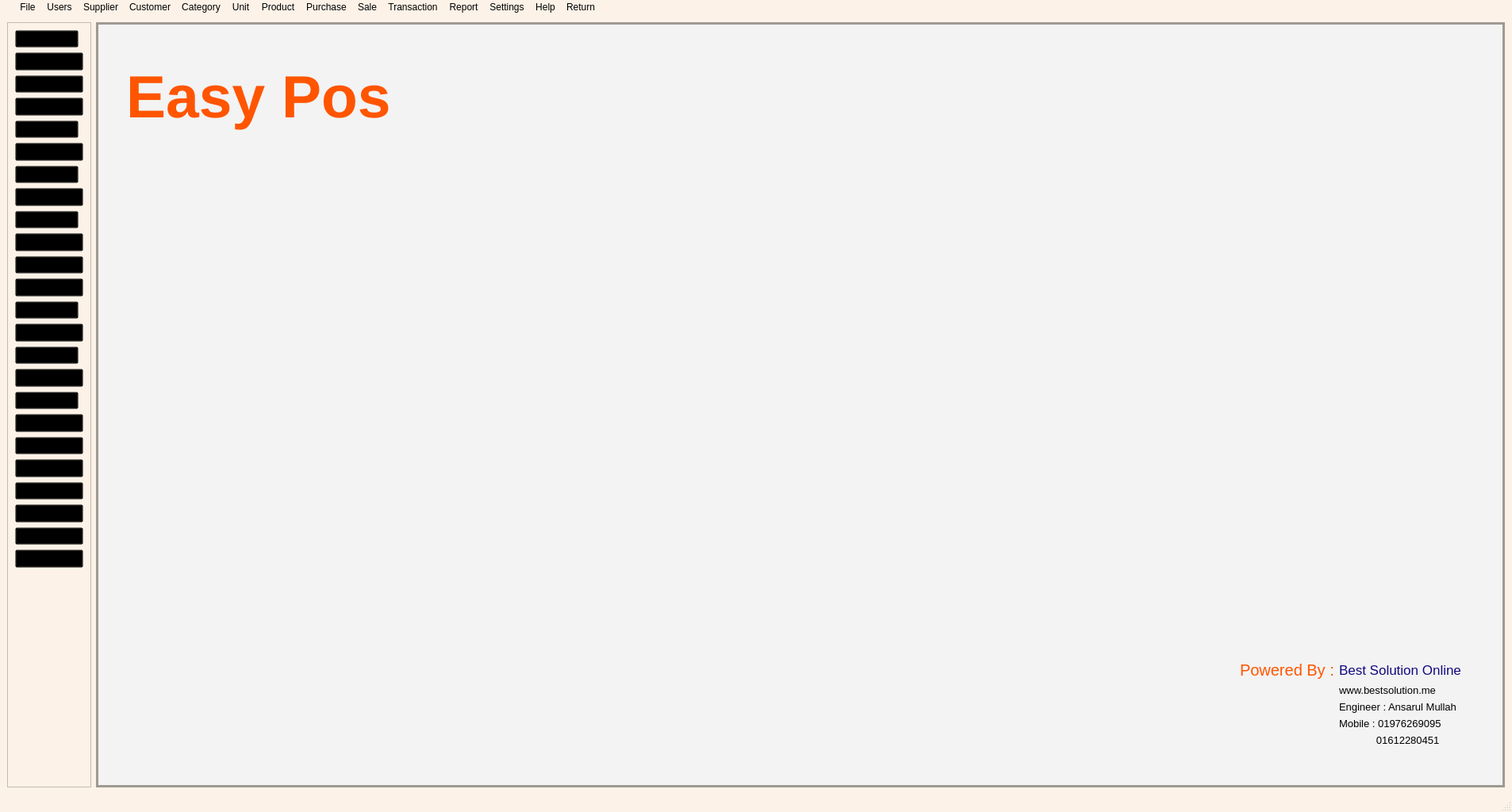
<?xml version="1.0" encoding="UTF-8"?>
<ui version="4.0">
 <class>MainWindow</class>
 <widget class="QMainWindow" name="MainWindow">
  <property name="geometry">
   <rect>
    <x>0</x>
    <y>0</y>
    <width>1906</width>
    <height>1024</height>
   </rect>
  </property>
  <property name="windowTitle">
   <string>Pos</string>
  </property>
  <property name="styleSheet">
   <string notr="true">QMainWindow#MainWindow{
background-color: rgb(252, 242, 231);
}
QMenuBar#menubar{
background-color: rgb(252, 242, 231);
color: rgb(0, 0, 0);
}
QStatusBar#statusbar{
background-color: rgb(252, 242, 231);
}</string>
  </property>
  <widget class="QWidget" name="centralwidget">
   <layout class="QGridLayout" name="gridLayout_19">
    <item row="0" column="0">
     <layout class="QGridLayout" name="gridLayout_18" columnminimumwidth="1,9">
      <item row="0" column="0">
       <widget class="QFrame" name="frame_2">
        <property name="styleSheet">
         <string notr="true">max-width:120px;
background-color: rgb(252, 242, 231);</string>
        </property>
        <property name="frameShape">
         <enum>QFrame::StyledPanel</enum>
        </property>
        <property name="frameShadow">
         <enum>QFrame::Raised</enum>
        </property>
        <layout class="QGridLayout" name="gridLayout_17">
         <item row="1" column="0">
          <spacer name="verticalSpacer_2">
           <property name="orientation">
            <enum>Qt::Vertical</enum>
           </property>
           <property name="sizeHint" stdset="0">
            <size>
             <width>20</width>
             <height>1</height>
            </size>
           </property>
          </spacer>
         </item>
         <item row="0" column="0">
          <layout class="QVBoxLayout" name="verticalLayout">
           <item>
            <layout class="QGridLayout" name="gridLayout_4">
             <item row="1" column="0" colspan="2">
              <widget class="QPushButton" name="profileb">
               <property name="font">
                <font>
                 <pointsize>10</pointsize>
                </font>
               </property>
               <property name="cursor">
                <cursorShape>PointingHandCursor</cursorShape>
               </property>
               <property name="toolTip">
                <string>Profile</string>
               </property>
               <property name="styleSheet">
                <string notr="true">background-color: transparent;</string>
               </property>
               <property name="text">
                <string>Profile</string>
               </property>
              </widget>
             </item>
             <item row="0" column="0">
              <widget class="QPushButton" name="plogo">
               <property name="cursor">
                <cursorShape>PointingHandCursor</cursorShape>
               </property>
               <property name="styleSheet">
                <string notr="true">background-color: transparent;
</string>
               </property>
               <property name="text">
                <string> </string>
               </property>
              </widget>
             </item>
            </layout>
           </item>
           <item>
            <widget class="QPushButton" name="ulogo">
             <property name="cursor">
              <cursorShape>PointingHandCursor</cursorShape>
             </property>
             <property name="styleSheet">
              <string notr="true">background-color: transparent;</string>
             </property>
             <property name="text">
              <string> </string>
             </property>
            </widget>
           </item>
           <item>
            <layout class="QGridLayout" name="gridLayout_5">
             <item row="0" column="0" colspan="2">
              <widget class="QPushButton" name="userb">
               <property name="font">
                <font>
                 <pointsize>10</pointsize>
                </font>
               </property>
               <property name="cursor">
                <cursorShape>PointingHandCursor</cursorShape>
               </property>
               <property name="toolTip">
                <string>Users</string>
               </property>
               <property name="styleSheet">
                <string notr="true">background-color: transparent;</string>
               </property>
               <property name="text">
                <string>Users</string>
               </property>
              </widget>
             </item>
            </layout>
           </item>
           <item>
            <layout class="QGridLayout" name="gridLayout_6">
             <item row="1" column="0" colspan="2">
              <widget class="QPushButton" name="supplierb">
               <property name="font">
                <font>
                 <pointsize>10</pointsize>
                </font>
               </property>
               <property name="cursor">
                <cursorShape>PointingHandCursor</cursorShape>
               </property>
               <property name="toolTip">
                <string>Suppliers</string>
               </property>
               <property name="styleSheet">
                <string notr="true">background-color: transparent;</string>
               </property>
               <property name="text">
                <string>Supplier</string>
               </property>
              </widget>
             </item>
             <item row="0" column="0">
              <widget class="QPushButton" name="suplogo">
               <property name="cursor">
                <cursorShape>PointingHandCursor</cursorShape>
               </property>
               <property name="styleSheet">
                <string notr="true">background-color: transparent;</string>
               </property>
               <property name="text">
                <string> </string>
               </property>
              </widget>
             </item>
            </layout>
           </item>
           <item>
            <layout class="QGridLayout" name="gridLayout_7">
             <item row="1" column="0" colspan="2">
              <widget class="QPushButton" name="customerb">
               <property name="font">
                <font>
                 <pointsize>10</pointsize>
                </font>
               </property>
               <property name="cursor">
                <cursorShape>PointingHandCursor</cursorShape>
               </property>
               <property name="toolTip">
                <string>Customers</string>
               </property>
               <property name="styleSheet">
                <string notr="true">background-color: transparent;</string>
               </property>
               <property name="text">
                <string>Customer</string>
               </property>
              </widget>
             </item>
             <item row="0" column="0">
              <widget class="QPushButton" name="cuslogo">
               <property name="cursor">
                <cursorShape>PointingHandCursor</cursorShape>
               </property>
               <property name="styleSheet">
                <string notr="true">background-color: transparent;</string>
               </property>
               <property name="text">
                <string> </string>
               </property>
              </widget>
             </item>
            </layout>
           </item>
           <item>
            <layout class="QGridLayout" name="gridLayout_8">
             <item row="1" column="0" colspan="2">
              <widget class="QPushButton" name="categoryb">
               <property name="font">
                <font>
                 <pointsize>10</pointsize>
                </font>
               </property>
               <property name="cursor">
                <cursorShape>PointingHandCursor</cursorShape>
               </property>
               <property name="toolTip">
                <string>Category</string>
               </property>
               <property name="styleSheet">
                <string notr="true">background-color: transparent;</string>
               </property>
               <property name="text">
                <string>Category</string>
               </property>
              </widget>
             </item>
             <item row="0" column="0">
              <widget class="QPushButton" name="catlogo">
               <property name="cursor">
                <cursorShape>PointingHandCursor</cursorShape>
               </property>
               <property name="styleSheet">
                <string notr="true">background-color: transparent;</string>
               </property>
               <property name="text">
                <string> </string>
               </property>
              </widget>
             </item>
            </layout>
           </item>
           <item>
            <widget class="QPushButton" name="unitlogo">
             <property name="cursor">
              <cursorShape>PointingHandCursor</cursorShape>
             </property>
             <property name="styleSheet">
              <string notr="true">background-color: transparent;</string>
             </property>
             <property name="text">
              <string> </string>
             </property>
            </widget>
           </item>
           <item>
            <layout class="QGridLayout" name="gridLayout_9">
             <item row="0" column="0" colspan="2">
              <widget class="QPushButton" name="unitb">
               <property name="font">
                <font>
                 <pointsize>10</pointsize>
                </font>
               </property>
               <property name="cursor">
                <cursorShape>PointingHandCursor</cursorShape>
               </property>
               <property name="toolTip">
                <string>Unit</string>
               </property>
               <property name="styleSheet">
                <string notr="true">background-color: transparent;</string>
               </property>
               <property name="text">
                <string>Unit</string>
               </property>
              </widget>
             </item>
            </layout>
           </item>
           <item>
            <layout class="QGridLayout" name="gridLayout_10">
             <item row="1" column="0" colspan="2">
              <widget class="QPushButton" name="productb">
               <property name="font">
                <font>
                 <pointsize>10</pointsize>
                </font>
               </property>
               <property name="cursor">
                <cursorShape>PointingHandCursor</cursorShape>
               </property>
               <property name="toolTip">
                <string>Products</string>
               </property>
               <property name="styleSheet">
                <string notr="true">background-color: transparent;</string>
               </property>
               <property name="text">
                <string>Product</string>
               </property>
              </widget>
             </item>
             <item row="0" column="0">
              <widget class="QPushButton" name="prologo">
               <property name="cursor">
                <cursorShape>PointingHandCursor</cursorShape>
               </property>
               <property name="styleSheet">
                <string notr="true">background-color: transparent;</string>
               </property>
               <property name="text">
                <string> </string>
               </property>
              </widget>
             </item>
            </layout>
           </item>
           <item>
            <layout class="QGridLayout" name="gridLayout_11">
             <item row="1" column="0" colspan="2">
              <widget class="QPushButton" name="purchaseb">
               <property name="font">
                <font>
                 <pointsize>10</pointsize>
                </font>
               </property>
               <property name="cursor">
                <cursorShape>PointingHandCursor</cursorShape>
               </property>
               <property name="toolTip">
                <string>Purchase</string>
               </property>
               <property name="styleSheet">
                <string notr="true">background-color: transparent;</string>
               </property>
               <property name="text">
                <string>Purchase</string>
               </property>
              </widget>
             </item>
             <item row="0" column="0">
              <widget class="QPushButton" name="purlogo">
               <property name="cursor">
                <cursorShape>PointingHandCursor</cursorShape>
               </property>
               <property name="styleSheet">
                <string notr="true">background-color: transparent;</string>
               </property>
               <property name="text">
                <string> </string>
               </property>
              </widget>
             </item>
            </layout>
           </item>
           <item>
            <layout class="QGridLayout" name="gridLayout_12">
             <item row="1" column="0" colspan="2">
              <widget class="QPushButton" name="saleb">
               <property name="font">
                <font>
                 <pointsize>10</pointsize>
                </font>
               </property>
               <property name="cursor">
                <cursorShape>PointingHandCursor</cursorShape>
               </property>
               <property name="toolTip">
                <string>Sales</string>
               </property>
               <property name="styleSheet">
                <string notr="true">background-color: transparent;</string>
               </property>
               <property name="text">
                <string>Sales</string>
               </property>
              </widget>
             </item>
             <item row="0" column="0">
              <widget class="QPushButton" name="salelogo">
               <property name="cursor">
                <cursorShape>PointingHandCursor</cursorShape>
               </property>
               <property name="styleSheet">
                <string notr="true">background-color: transparent;</string>
               </property>
               <property name="text">
                <string> </string>
               </property>
              </widget>
             </item>
            </layout>
           </item>
           <item>
            <widget class="QPushButton" name="stocklogo">
             <property name="cursor">
              <cursorShape>PointingHandCursor</cursorShape>
             </property>
             <property name="styleSheet">
              <string notr="true">background-color: transparent;</string>
             </property>
             <property name="text">
              <string> </string>
             </property>
            </widget>
           </item>
           <item>
            <layout class="QGridLayout" name="gridLayout_14">
             <item row="0" column="0" colspan="2">
              <widget class="QPushButton" name="stockb">
               <property name="font">
                <font>
                 <pointsize>10</pointsize>
                </font>
               </property>
               <property name="cursor">
                <cursorShape>PointingHandCursor</cursorShape>
               </property>
               <property name="toolTip">
                <string>Stocks</string>
               </property>
               <property name="styleSheet">
                <string notr="true">background-color: transparent;</string>
               </property>
               <property name="text">
                <string>Stock</string>
               </property>
              </widget>
             </item>
            </layout>
           </item>
           <item>
            <widget class="QPushButton" name="reportlogo">
             <property name="cursor">
              <cursorShape>PointingHandCursor</cursorShape>
             </property>
             <property name="styleSheet">
              <string notr="true">background-color: transparent;</string>
             </property>
             <property name="text">
              <string/>
             </property>
            </widget>
           </item>
           <item>
            <layout class="QGridLayout" name="gridLayout_15">
             <item row="0" column="0" colspan="2">
              <widget class="QPushButton" name="reportb">
               <property name="font">
                <font>
                 <pointsize>10</pointsize>
                </font>
               </property>
               <property name="cursor">
                <cursorShape>PointingHandCursor</cursorShape>
               </property>
               <property name="toolTip">
                <string>Report</string>
               </property>
               <property name="styleSheet">
                <string notr="true">background-color: transparent;</string>
               </property>
               <property name="text">
                <string>Report</string>
               </property>
              </widget>
             </item>
            </layout>
           </item>
           <item>
            <widget class="QPushButton" name="trxlogo">
             <property name="cursor">
              <cursorShape>PointingHandCursor</cursorShape>
             </property>
             <property name="styleSheet">
              <string notr="true">background-color: transparent;</string>
             </property>
             <property name="text">
              <string/>
             </property>
            </widget>
           </item>
           <item>
            <layout class="QGridLayout" name="gridLayout_16">
             <item row="0" column="0" colspan="2">
              <widget class="QPushButton" name="cashb">
               <property name="font">
                <font>
                 <pointsize>10</pointsize>
                </font>
               </property>
               <property name="cursor">
                <cursorShape>PointingHandCursor</cursorShape>
               </property>
               <property name="toolTip">
                <string>Settings</string>
               </property>
               <property name="styleSheet">
                <string notr="true">background-color: transparent;</string>
               </property>
               <property name="text">
                <string>Transaction</string>
               </property>
              </widget>
             </item>
            </layout>
           </item>
          </layout>
         </item>
        </layout>
       </widget>
      </item>
      <item row="0" column="1">
       <widget class="QFrame" name="fbody">
        <property name="styleSheet">
         <string notr="true">QFrame#fbody{
background-color: rgb(243, 243, 243);
border:3px solid rgb(158, 154, 146);
}
QStatusBar#statusbar{
background-color: rgb(252, 242, 231);
}
QMainWindow#MainWindow{
background-color: rgb(243, 243, 243);
}</string>
        </property>
        <property name="frameShape">
         <enum>QFrame::StyledPanel</enum>
        </property>
        <property name="frameShadow">
         <enum>QFrame::Raised</enum>
        </property>
        <layout class="QGridLayout" name="gridLayout_3">
         <item row="0" column="0">
          <widget class="QLabel" name="label_25">
           <property name="text">
            <string/>
           </property>
          </widget>
         </item>
         <item row="2" column="0">
          <layout class="QGridLayout" name="gridLayout_2">
           <item row="2" column="4">
            <layout class="QGridLayout" name="gridLayout">
             <item row="0" column="1">
              <widget class="QLabel" name="label_18">
               <property name="font">
                <font>
                 <pointsize>13</pointsize>
                </font>
               </property>
               <property name="styleSheet">
                <string notr="true">background-color:transparent;
color: rgb(19, 10, 127);</string>
               </property>
               <property name="text">
                <string>Best Solution Online         </string>
               </property>
              </widget>
             </item>
             <item row="0" column="0">
              <widget class="QLabel" name="label_17">
               <property name="font">
                <font>
                 <pointsize>15</pointsize>
                 <weight>50</weight>
                 <italic>false</italic>
                 <bold>false</bold>
                </font>
               </property>
               <property name="styleSheet">
                <string notr="true">background-color:transparent;
color: rgb(255, 85, 0);
font: &quot;Arial&quot;;

</string>
               </property>
               <property name="text">
                <string>Powered By :</string>
               </property>
              </widget>
             </item>
             <item row="2" column="1">
              <widget class="QLabel" name="label_20">
               <property name="font">
                <font>
                 <pointsize>10</pointsize>
                </font>
               </property>
               <property name="styleSheet">
                <string notr="true">background-color:transparent;</string>
               </property>
               <property name="text">
                <string>Engineer : Ansarul Mullah   </string>
               </property>
              </widget>
             </item>
             <item row="1" column="1">
              <widget class="QLabel" name="label_19">
               <property name="font">
                <font>
                 <pointsize>10</pointsize>
                </font>
               </property>
               <property name="styleSheet">
                <string notr="true">background-color:transparent;</string>
               </property>
               <property name="text">
                <string>www.bestsolution.me   </string>
               </property>
              </widget>
             </item>
             <item row="3" column="1">
              <widget class="QLabel" name="label_21">
               <property name="font">
                <font>
                 <pointsize>10</pointsize>
                </font>
               </property>
               <property name="styleSheet">
                <string notr="true">background-color:transparent;</string>
               </property>
               <property name="text">
                <string>Mobile : 01976269095     </string>
               </property>
              </widget>
             </item>
             <item row="4" column="1">
              <widget class="QLabel" name="label_22">
               <property name="font">
                <font>
                 <pointsize>10</pointsize>
                </font>
               </property>
               <property name="styleSheet">
                <string notr="true">background-color:transparent;</string>
               </property>
               <property name="text">
                <string>             01612280451</string>
               </property>
              </widget>
             </item>
             <item row="5" column="1">
              <widget class="QLabel" name="label_16">
               <property name="text">
                <string/>
               </property>
              </widget>
             </item>
            </layout>
           </item>
           <item row="0" column="3" colspan="2">
            <layout class="QHBoxLayout" name="horizontalLayout_2">
             <item>
              <widget class="QLabel" name="time">
               <property name="font">
                <font>
                 <pointsize>28</pointsize>
                </font>
               </property>
               <property name="text">
                <string/>
               </property>
              </widget>
             </item>
             <item>
              <widget class="QLabel" name="setdate">
               <property name="font">
                <font>
                 <pointsize>28</pointsize>
                </font>
               </property>
               <property name="text">
                <string/>
               </property>
              </widget>
             </item>
            </layout>
           </item>
           <item row="1" column="4">
            <spacer name="verticalSpacer">
             <property name="orientation">
              <enum>Qt::Vertical</enum>
             </property>
             <property name="sizeHint" stdset="0">
              <size>
               <width>20</width>
               <height>40</height>
              </size>
             </property>
            </spacer>
           </item>
           <item row="2" column="3">
            <spacer name="horizontalSpacer_5">
             <property name="orientation">
              <enum>Qt::Horizontal</enum>
             </property>
             <property name="sizeHint" stdset="0">
              <size>
               <width>40</width>
               <height>20</height>
              </size>
             </property>
            </spacer>
           </item>
           <item row="0" column="1">
            <spacer name="horizontalSpacer_2">
             <property name="orientation">
              <enum>Qt::Horizontal</enum>
             </property>
             <property name="sizeHint" stdset="0">
              <size>
               <width>40</width>
               <height>20</height>
              </size>
             </property>
            </spacer>
           </item>
           <item row="0" column="0">
            <layout class="QHBoxLayout" name="horizontalLayout">
             <item>
              <widget class="QLabel" name="label_24">
               <property name="text">
                <string/>
               </property>
              </widget>
             </item>
             <item>
              <widget class="QLabel" name="label_7">
               <property name="text">
                <string/>
               </property>
               <property name="pixmap">
                <pixmap>../images/carti.png</pixmap>
               </property>
               <property name="scaledContents">
                <bool>true</bool>
               </property>
              </widget>
             </item>
             <item>
              <widget class="QLabel" name="label_8">
               <property name="font">
                <font>
                 <pointsize>56</pointsize>
                 <weight>75</weight>
                 <bold>true</bold>
                </font>
               </property>
               <property name="styleSheet">
                <string notr="true">color: rgb(255, 85, 0);
</string>
               </property>
               <property name="text">
                <string>Easy Pos</string>
               </property>
              </widget>
             </item>
            </layout>
           </item>
           <item row="0" column="2">
            <spacer name="horizontalSpacer">
             <property name="orientation">
              <enum>Qt::Horizontal</enum>
             </property>
             <property name="sizeHint" stdset="0">
              <size>
               <width>40</width>
               <height>20</height>
              </size>
             </property>
            </spacer>
           </item>
           <item row="3" column="4">
            <widget class="QLabel" name="label_23">
             <property name="text">
              <string/>
             </property>
            </widget>
           </item>
          </layout>
         </item>
         <item row="1" column="0">
          <widget class="QLabel" name="label_26">
           <property name="text">
            <string/>
           </property>
          </widget>
         </item>
        </layout>
       </widget>
      </item>
     </layout>
    </item>
   </layout>
  </widget>
  <widget class="QMenuBar" name="menubar">
   <property name="geometry">
    <rect>
     <x>0</x>
     <y>0</y>
     <width>1906</width>
     <height>26</height>
    </rect>
   </property>
   <property name="layoutDirection">
    <enum>Qt::LeftToRight</enum>
   </property>
   <property name="styleSheet">
    <string notr="true">padding-left:15px;</string>
   </property>
   <widget class="QMenu" name="menuFile">
    <property name="title">
     <string>File</string>
    </property>
    <addaction name="actionQuit"/>
   </widget>
   <widget class="QMenu" name="menuUsers">
    <property name="title">
     <string>Users</string>
    </property>
    <addaction name="actionUser_List"/>
    <addaction name="actionLogin_History"/>
    <addaction name="actionAccount_Official_Expense"/>
   </widget>
   <widget class="QMenu" name="menuSupplier">
    <property name="title">
     <string>Supplier</string>
    </property>
    <addaction name="actionAdd_New"/>
    <addaction name="actionSuppliers_List"/>
    <addaction name="actionSupplierLedgers"/>
   </widget>
   <widget class="QMenu" name="menuCustomer">
    <property name="title">
     <string>Customer</string>
    </property>
    <addaction name="actionAdd_New_2"/>
    <addaction name="actionCustomers_List"/>
    <addaction name="actionCustomer_Ledgers"/>
   </widget>
   <widget class="QMenu" name="menuCategory">
    <property name="title">
     <string>Category</string>
    </property>
    <addaction name="actionCategory_List"/>
   </widget>
   <widget class="QMenu" name="menuProduct">
    <property name="title">
     <string>Product</string>
    </property>
    <addaction name="actionAdd_Product"/>
    <addaction name="actionBarcode"/>
    <addaction name="actionCurrent_Stocks"/>
    <addaction name="actionAdjustment_Product"/>
   </widget>
   <widget class="QMenu" name="menuUnit">
    <property name="title">
     <string>Unit</string>
    </property>
    <addaction name="actionUnits_List"/>
   </widget>
   <widget class="QMenu" name="menuPurchase">
    <property name="title">
     <string>Purchase</string>
    </property>
    <addaction name="actionNew_Purchase"/>
    <addaction name="actionPurchase_Invoice"/>
    <addaction name="actionPurchase_History"/>
    <addaction name="actionPurchase_Return"/>
   </widget>
   <widget class="QMenu" name="menuSale">
    <property name="title">
     <string>Sale</string>
    </property>
    <addaction name="actionNew_Sales"/>
    <addaction name="actionSales_Invoice_List"/>
    <addaction name="actionSales_History"/>
    <addaction name="actionSales_Return"/>
   </widget>
   <widget class="QMenu" name="menuReport">
    <property name="title">
     <string>Report</string>
    </property>
    <addaction name="actionAll_Report"/>
   </widget>
   <widget class="QMenu" name="menuSettings">
    <property name="title">
     <string>Settings</string>
    </property>
    <addaction name="actionShop_Settings"/>
   </widget>
   <widget class="QMenu" name="menuHelp">
    <property name="title">
     <string>Help</string>
    </property>
    <addaction name="actionAbout"/>
    <addaction name="actionAbout_Qt"/>
   </widget>
   <widget class="QMenu" name="menuTransaction">
    <property name="title">
     <string>Transaction</string>
    </property>
    <addaction name="actionCash_Transaction"/>
   </widget>
   <widget class="QMenu" name="menuReturn">
    <property name="title">
     <string>Return</string>
    </property>
    <addaction name="actionPurchase_Return_Form"/>
    <addaction name="actionSales_Return_Form"/>
   </widget>
   <addaction name="menuFile"/>
   <addaction name="menuUsers"/>
   <addaction name="menuSupplier"/>
   <addaction name="menuCustomer"/>
   <addaction name="menuCategory"/>
   <addaction name="menuUnit"/>
   <addaction name="menuProduct"/>
   <addaction name="menuPurchase"/>
   <addaction name="menuSale"/>
   <addaction name="menuTransaction"/>
   <addaction name="menuReport"/>
   <addaction name="menuSettings"/>
   <addaction name="menuHelp"/>
   <addaction name="menuReturn"/>
  </widget>
  <widget class="QStatusBar" name="statusbar"/>
  <action name="actionQuit">
   <property name="text">
    <string>Quit</string>
   </property>
  </action>
  <action name="actionAdd_User">
   <property name="text">
    <string>Add User</string>
   </property>
  </action>
  <action name="actionUser_List">
   <property name="text">
    <string>User List</string>
   </property>
  </action>
  <action name="actionAbout">
   <property name="text">
    <string>About</string>
   </property>
  </action>
  <action name="actionAbout_Qt">
   <property name="text">
    <string>About Qt</string>
   </property>
  </action>
  <action name="actionLogin_History">
   <property name="text">
    <string>Login History</string>
   </property>
  </action>
  <action name="actionNew_Purchase">
   <property name="text">
    <string>New Purchase </string>
   </property>
  </action>
  <action name="actionPurchase_Invoice">
   <property name="text">
    <string>Purchase Invoice</string>
   </property>
  </action>
  <action name="actionPurchase_History">
   <property name="text">
    <string>Purchase Item History</string>
   </property>
  </action>
  <action name="actionNew_Sales">
   <property name="text">
    <string>New Sales</string>
   </property>
  </action>
  <action name="actionSales_Invoice_List">
   <property name="text">
    <string>Sales Invoice</string>
   </property>
  </action>
  <action name="actionSales_History">
   <property name="text">
    <string>Sales Item History</string>
   </property>
  </action>
  <action name="actionAdd_New">
   <property name="text">
    <string>Add New</string>
   </property>
  </action>
  <action name="actionSuppliers_List">
   <property name="text">
    <string>Suppliers List</string>
   </property>
  </action>
  <action name="actionAdd_New_2">
   <property name="text">
    <string>Add New</string>
   </property>
  </action>
  <action name="actionCustomers_List">
   <property name="text">
    <string>Customers List</string>
   </property>
  </action>
  <action name="actionCategory_List">
   <property name="text">
    <string>Category List </string>
   </property>
  </action>
  <action name="actionUnits_List">
   <property name="text">
    <string>Unit List</string>
   </property>
  </action>
  <action name="actionAdd_Product">
   <property name="text">
    <string>Add Product</string>
   </property>
  </action>
  <action name="actionProduct_Purchase_History">
   <property name="text">
    <string>Product Purchase History</string>
   </property>
  </action>
  <action name="actionProduct_Sales_History">
   <property name="text">
    <string>Product Sales History</string>
   </property>
  </action>
  <action name="actionStocks_Check">
   <property name="text">
    <string>Stocks Check</string>
   </property>
  </action>
  <action name="actionShop_Settings">
   <property name="text">
    <string>Shop Settings</string>
   </property>
  </action>
  <action name="actionBarcode">
   <property name="text">
    <string>Barcode</string>
   </property>
  </action>
  <action name="actionSupplierLedgers">
   <property name="text">
    <string>Supplier Ledgers</string>
   </property>
  </action>
  <action name="actionCustomer_Ledgers">
   <property name="text">
    <string>Customer Ledgers</string>
   </property>
  </action>
  <action name="actionAll_Report">
   <property name="text">
    <string>All Report</string>
   </property>
  </action>
  <action name="actionAccount_Official_Expense">
   <property name="text">
    <string>Account Official Expense</string>
   </property>
  </action>
  <action name="actionCash_Transaction">
   <property name="text">
    <string>Cash Transaction</string>
   </property>
  </action>
  <action name="actionCurrent_Stocks">
   <property name="text">
    <string>Current Stocks</string>
   </property>
  </action>
  <action name="actionAdjustment_Product">
   <property name="text">
    <string>Adjustment Product</string>
   </property>
  </action>
  <action name="actionPurchase_Return">
   <property name="text">
    <string>Purchase Return Report</string>
   </property>
  </action>
  <action name="actionReturn_Report">
   <property name="text">
    <string>Return Report</string>
   </property>
  </action>
  <action name="actionSales_Return">
   <property name="text">
    <string>Sales Return Report</string>
   </property>
  </action>
  <action name="actionReturn_Report_2">
   <property name="text">
    <string>Return Report</string>
   </property>
  </action>
  <action name="actionPurchase_Ledger">
   <property name="text">
    <string>Purchase Ledger</string>
   </property>
  </action>
  <action name="actionSales_Ledger">
   <property name="text">
    <string>Sales Ledger</string>
   </property>
  </action>
  <action name="actionPurchase_Return_Form">
   <property name="text">
    <string>Purchase Return Form</string>
   </property>
  </action>
  <action name="actionSales_Return_Form">
   <property name="text">
    <string>Sales Return Form</string>
   </property>
  </action>
 </widget>
 <resources/>
 <connections/>
</ui>
